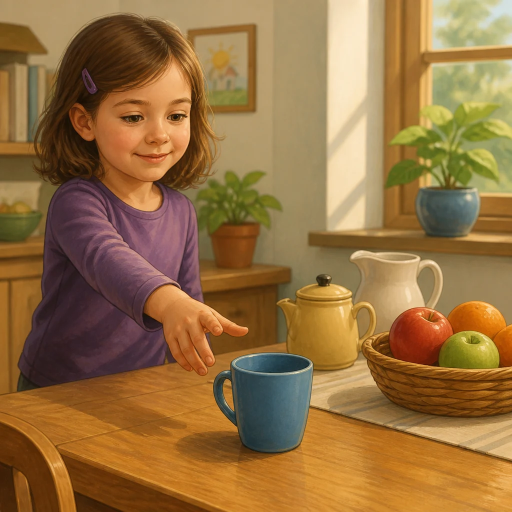
#> input picture Pict/a.webp, 1024 x 1024 px (shown at 1/2 size)
$ python -i restyle_it_generated_assets.py   (imports and definitions only)
#> lines starting #> are read from the running program, lines starting #| are printed output that depends on the picture; after the words box and inside, x2 and y2 are one past the last pixel; in counts of white or black regions, pixels touching at a corner belong together
#!/usr/bin/env python3
from __future__ import annotations

import re
from pathlib import Path

from PIL import Image, ImageDraw, ImageEnhance, ImageFilter


REPO_ROOT = Path(__file__).resolve().parents[1]
PICT_DIR = REPO_ROOT / "Pict"
SCRIPT_SOURCES = [
    REPO_ROOT / "VocabularyIT" / "generate_it_group_a_images.py",
    REPO_ROOT / "VocabularyIT" / "generate_it_group_b_images.py",
    REPO_ROOT / "VocabularyIT" / "generate_it_group_c_images.py",
    REPO_ROOT / "VocabularyIT" / "generate_it_group_a_remaining_images.py",
]


def collect_managed_asset_names() -> list[str]:
    names: list[str] = []
    pattern = re.compile(r'\("([a-z0-9]+)"\s*,\s*\(')
    for script in SCRIPT_SOURCES:
        text = script.read_text(encoding="utf-8")
        names.extend(pattern.findall(text))
    # Preserve stable order while removing duplicates.
    seen: set[str] = set()
    ordered: list[str] = []
    for name in names:
        if name in seen:
            continue
        seen.add(name)
        ordered.append(name)
    return ordered


def add_cartoon_finish(src: Path) -> None:
#> called with src = '../Pict/a.webp'
    img = Image.open(src).convert("RGBA").resize((1024, 1024), Image.LANCZOS)
    crop = img.crop((70, 70, 954, 954)).resize((840, 840), Image.LANCZOS)

    crop = ImageEnhance.Color(crop).enhance(1.22)
    crop = ImageEnhance.Contrast(crop).enhance(1.08)
    crop = ImageEnhance.Sharpness(crop).enhance(1.12)

    gray = crop.convert("L")
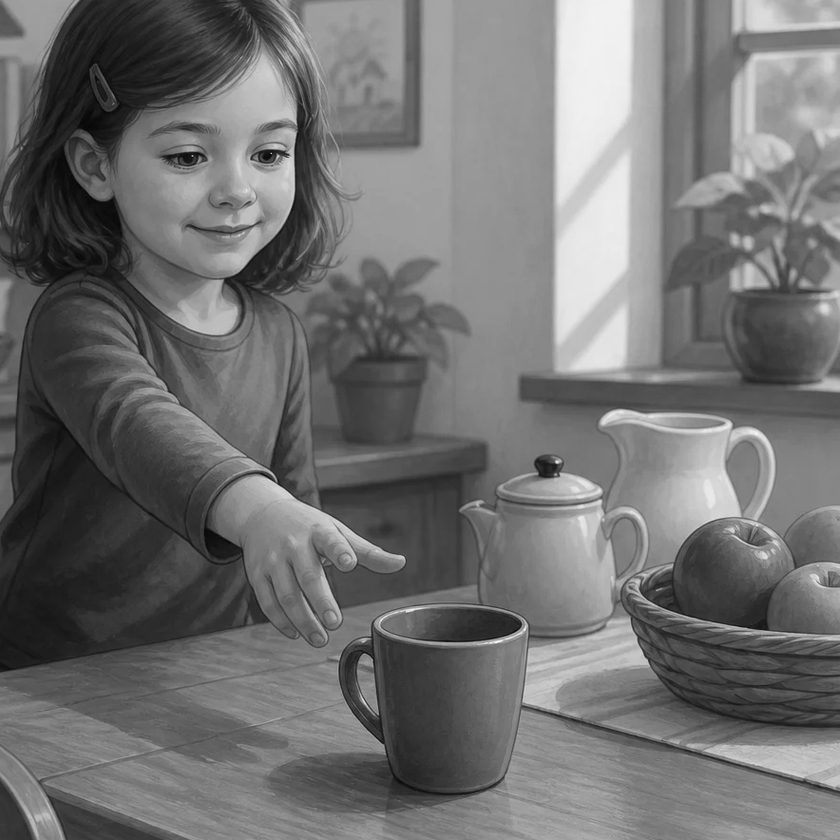
#> gray: PIL image 840x840 L; min 6, max 251, mean 112.8
    edges = gray.filter(ImageFilter.FIND_EDGES).filter(ImageFilter.GaussianBlur(1.0))
    edge_mask = edges.point(lambda p: 180 if p > 18 else 0).convert("L")
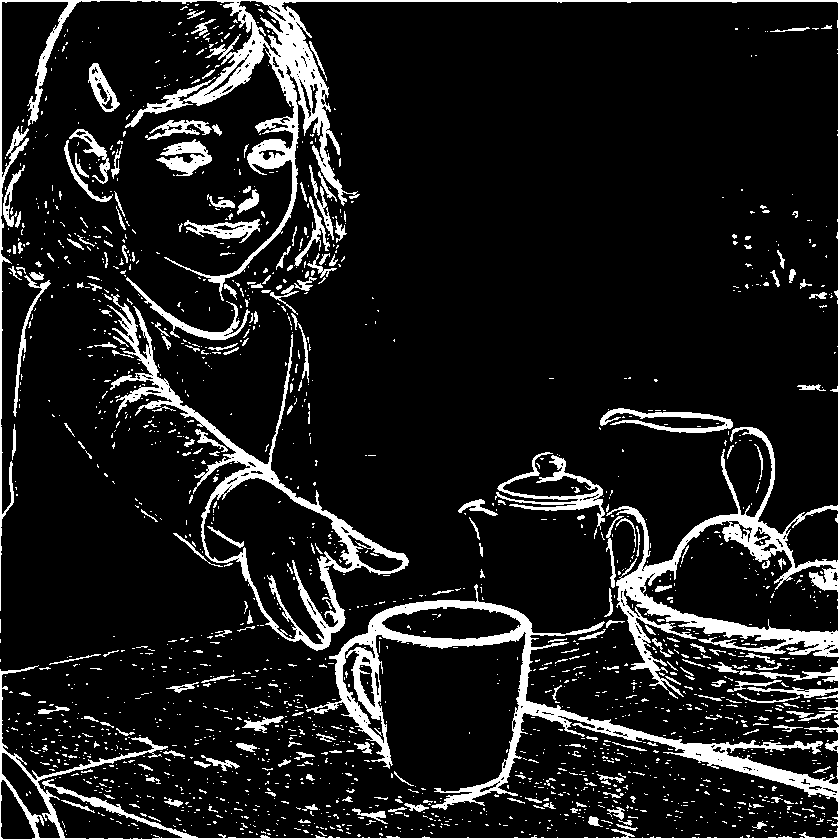
#> edge_mask: PIL image 840x840 L; values 0 (black) and 180 (white), 11.7% white; 1920 white regions (1685 under 20 px), largest, box (x1, y1, x2, y2) and area: (0, 0, 840, 840) 44556, (107, 294, 409, 651) 8670, (495, 452, 605, 530) 1825
    edge_mask = edge_mask.filter(ImageFilter.MaxFilter(5))
#> edge_mask: PIL image 840x840 L; values 0 (black) and 180 (white), 29.1% white; 323 white regions, largest, box (x1, y1, x2, y2) and area: (0, 0, 840, 840) 170450, (143, 118, 224, 178) 2986, (176, 184, 271, 258) 2966
    outline = Image.new("RGBA", crop.size, (88, 120, 160, 120))
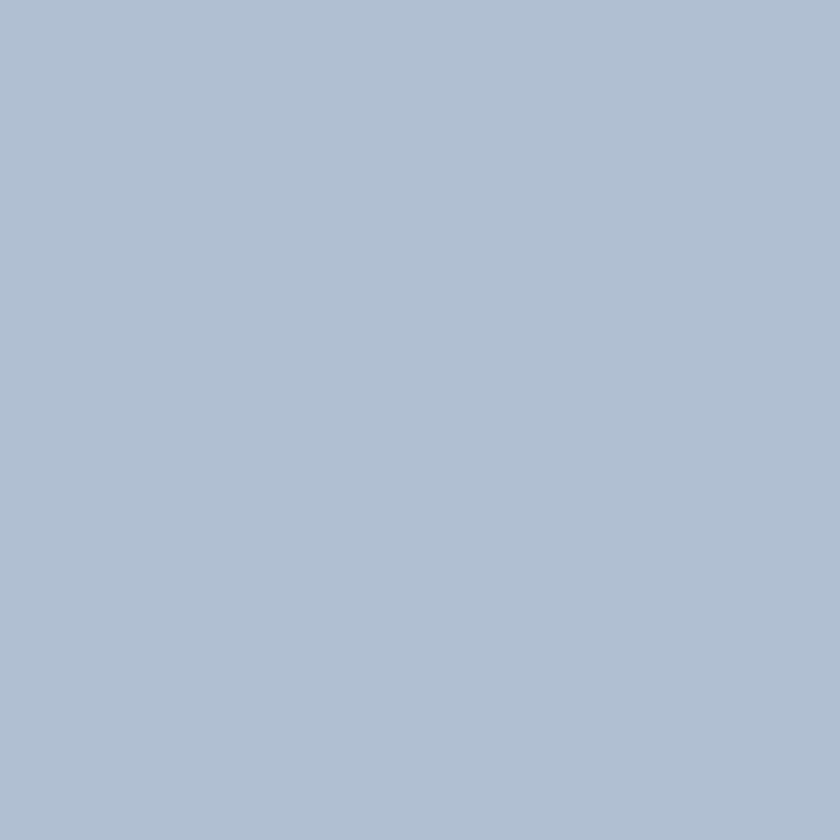
#> outline: PIL image 840x840 RGBA; mean R, G, B, A 88, 120, 160, 120; transparent parts drawn white
    crop = Image.composite(outline, crop, edge_mask)

    # Mild scene tint so the flat white panel feels closer to EN assets.
    tint = Image.new("RGBA", crop.size, (228, 239, 252, 42))
    crop = Image.alpha_composite(crop, tint)
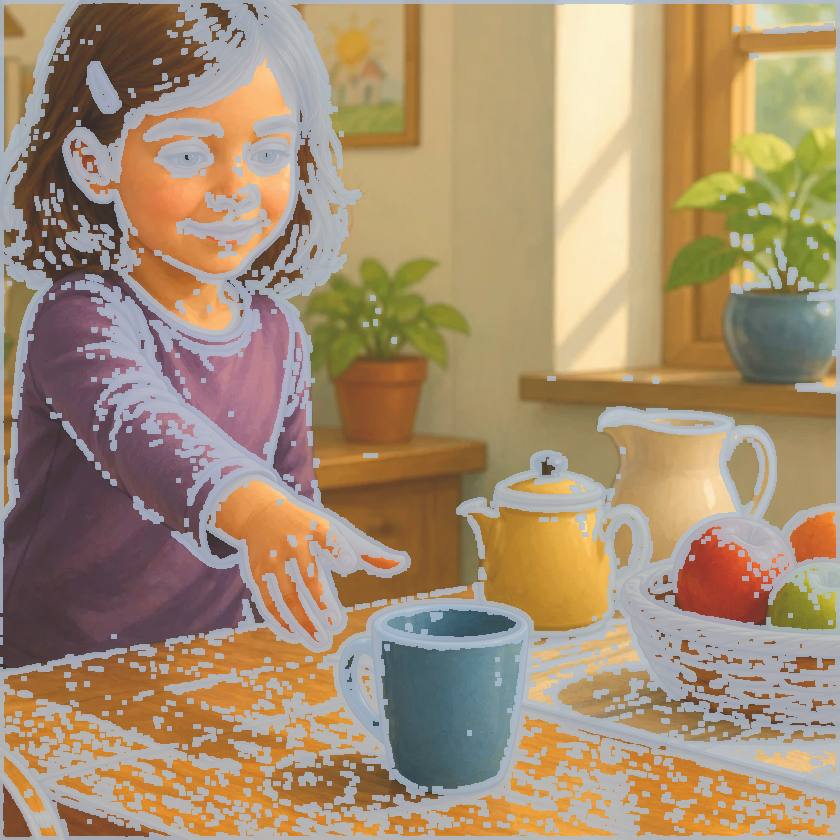
#> crop: PIL image 840x840 RGBA; mean R, G, B, A 155.4, 133.3, 105.7, 232; transparent parts drawn white

    canvas = Image.new("RGBA", (1024, 1024), (255, 255, 255, 255))
#> canvas: PIL image 1024x1024 RGBA; every value is 255

    shadow = Image.new("RGBA", (860, 860), (0, 0, 0, 0))
#> shadow: PIL image 860x860 RGBA; every value is 0
    sdraw = ImageDraw.Draw(shadow)
    sdraw.rounded_rectangle((0, 0, 859, 859), radius=86, fill=(0, 0, 0, 45))
    shadow = shadow.filter(ImageFilter.GaussianBlur(20))
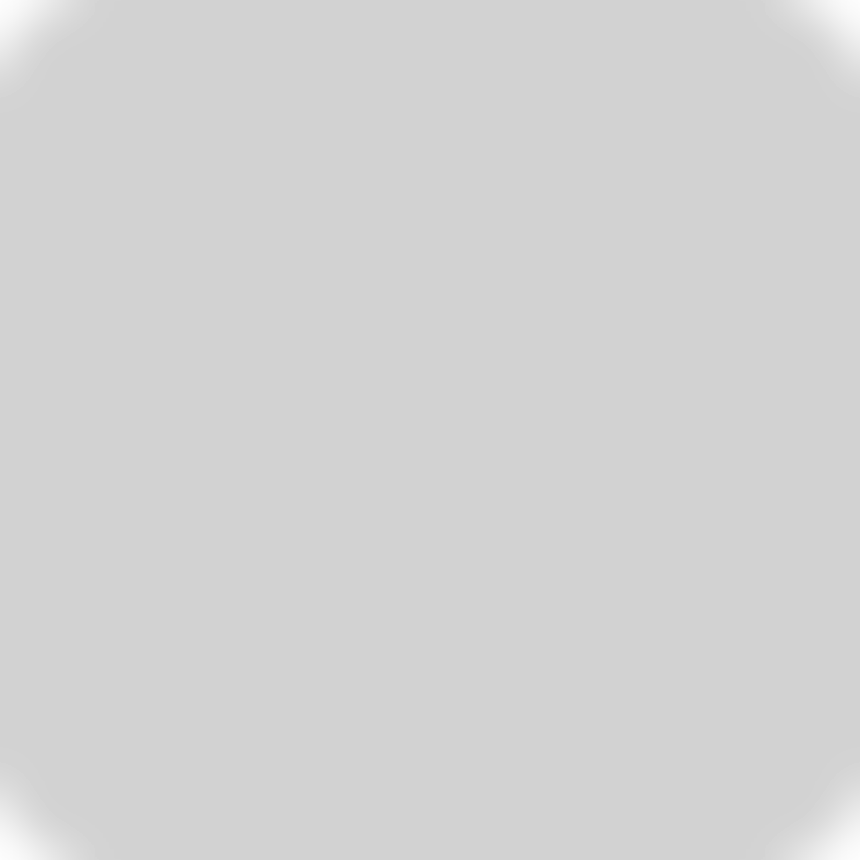
#> shadow: PIL image 860x860 RGBA; mean R, G, B, A 0, 0, 0, 44.5; transparent parts drawn white
    canvas.alpha_composite(shadow, (96, 108))

    panel = Image.new("RGBA", (860, 860), (0, 0, 0, 0))
    pdraw = ImageDraw.Draw(panel)
    pdraw.rounded_rectangle(
        (0, 0, 859, 859),
        radius=86,
        fill=(246, 250, 255, 255),
        outline=(196, 217, 241, 255),
        width=8,
    )
    canvas.alpha_composite(panel, (82, 86))
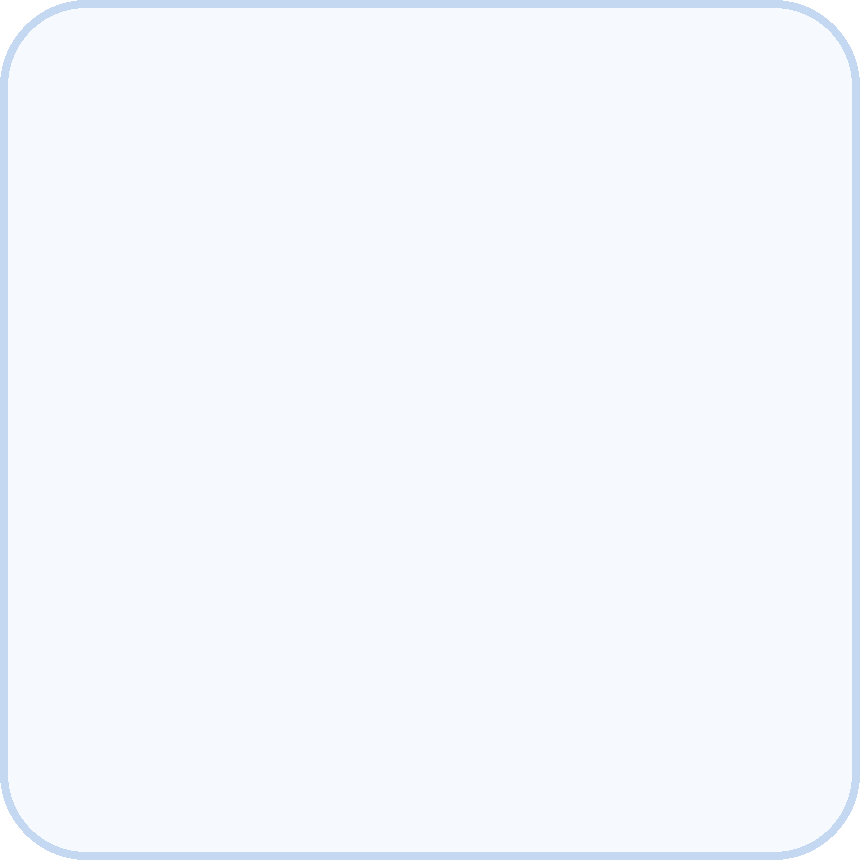
#> panel: PIL image 860x860 RGBA; mean R, G, B, A 242.1, 246.7, 252.3, 252.8; transparent parts drawn white

    mask = Image.new("L", (840, 840), 0)
#> mask: PIL image 840x840 L; every value is 0
    mdraw = ImageDraw.Draw(mask)
    mdraw.rounded_rectangle((0, 0, 839, 839), radius=72, fill=255)
    canvas.paste(crop, (92, 96), mask)

    canvas.convert("RGB").save(src, quality=95)
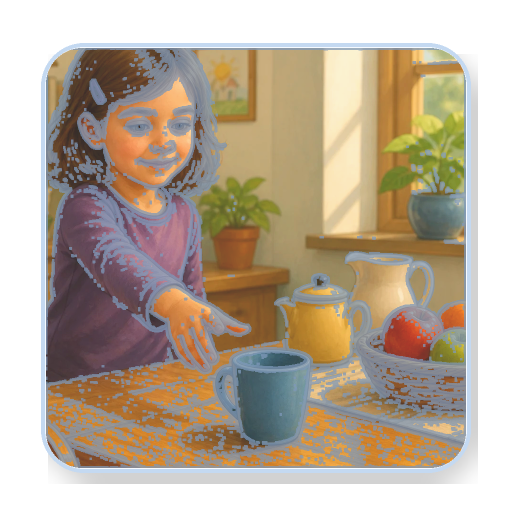
#> saved as a.webp: PIL image 1024x1024 RGB (shown at 1/2 size); mean R, G, B 185.6, 171.4, 153.5


def main() -> int:
    names = collect_managed_asset_names()
    for name in names:
        path = PICT_DIR / f"{name}.png"
        if not path.exists():
            print(f"SKIP {path}")
            continue
        add_cartoon_finish(path)
        print(f"OK  {path}")
    print(f"Restyled assets: {len(names)}")
    return 0


# [2 lines not run here, left out]

>>> result = add_cartoon_finish('../Pict/a.webp')

$ run again, on Pict/bus.webp
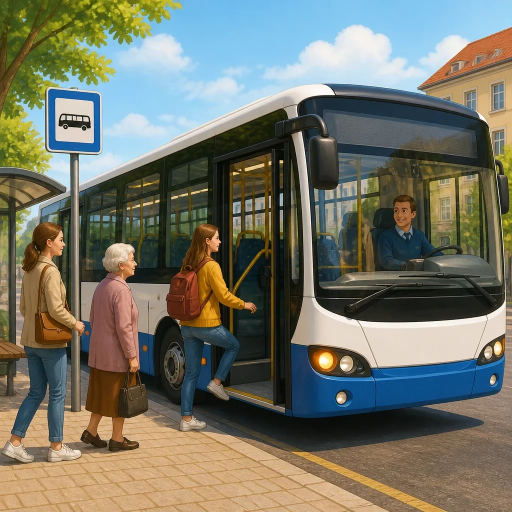
#> input picture Pict/bus.webp, 1024 x 1024 px (shown at 1/2 size)
#> in add_cartoon_finish, `edge_mask = edges.point(lambda p: 180 if p > 18 else 0).convert("L")`:
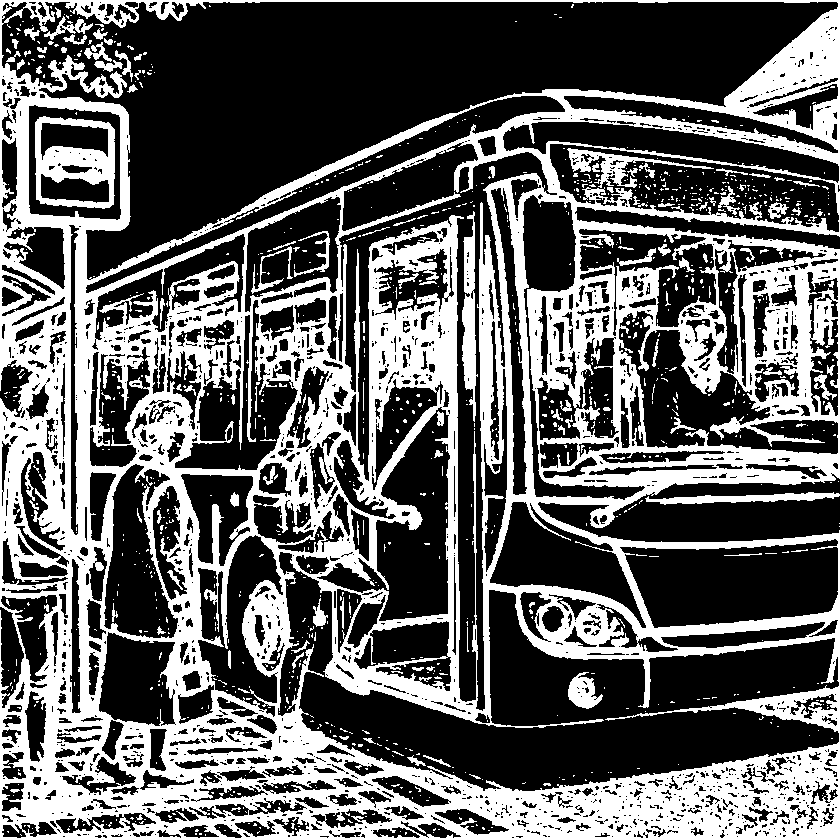
#> edge_mask: PIL image 840x840 L; values 0 (black) and 180 (white), 37.6% white; 1146 white regions (1023 under 20 px), largest, box (x1, y1, x2, y2) and area: (0, 0, 840, 840) 245058, (35, 116, 115, 209) 3704, (462, 211, 478, 422) 1881
#> mask: PIL image 840x840 L; every value is 0
#> in add_cartoon_finish, `canvas.convert("RGB").save(src, quality=95)`:
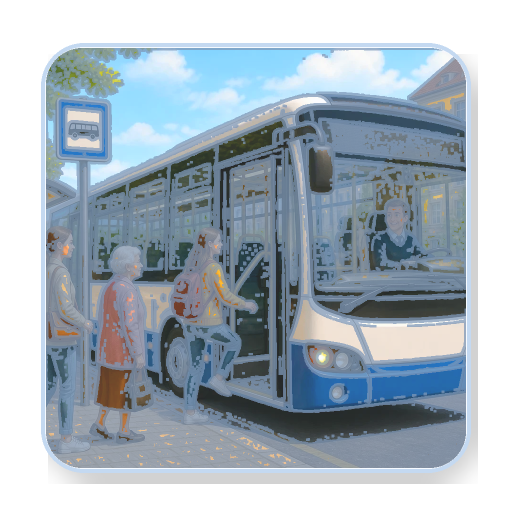
#> saved as bus.webp: PIL image 1024x1024 RGB (shown at 1/2 size); mean R, G, B 165.2, 178, 188.6
